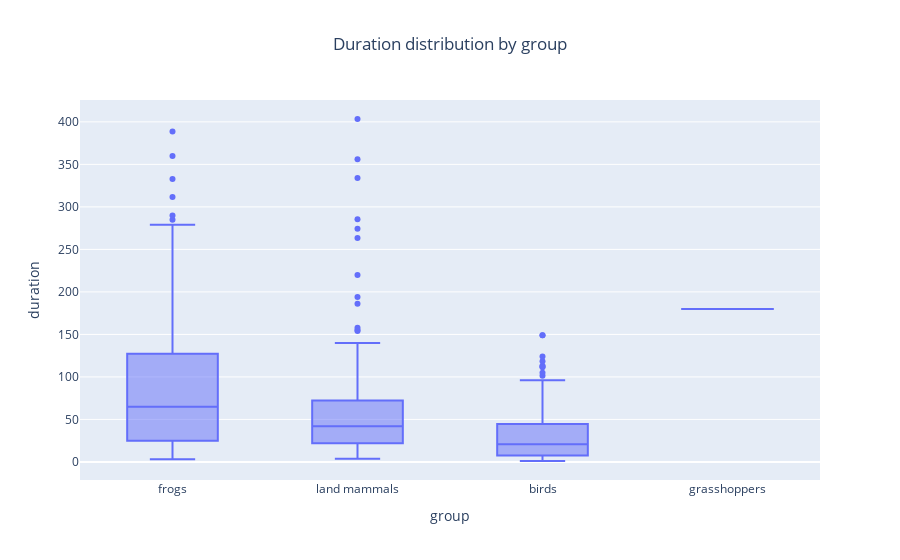

The notebook cell this image was saved under:
### Markdown cell above
## 3.3. Duration Analysis
Analyzing the duration of the audio recordings by group, we notice that frogs typically have longer recordings compared to the other groups. This may be due to the nature of frog calls, which tend to last longer than bird calls. Grasshoppers are represented by only one audio file, so their distribution is not significant.

### Code cell
fig = eda.duration_analysis(df, 'group', 'duration')

### Figure 1 — Plotly figure (JSON) as saved in the notebook; plotly's stock layout.template omitted (floating-point values rounded to 4 significant figures; data arrays with more than 128 entries replaced by an {"elided": "..."} marker saying what was removed)
{"data": [{"alignmentgroup": "True", "hovertemplate": "group=%{x}<br>duration=%{y}<extra></extra>", "legendgroup": "", "marker": {"color": "#636efa"}, "name": "", "notched": false, "offsetgroup": "", "orientation": "v", "showlegend": false, "type": "box", "x": {"elided": "500 str values"}, "x0": " ", "xaxis": "x", "y": {"elided": "500 float values"}, "y0": " ", "yaxis": "y"}], "layout": {"boxmode": "group", "legend": {"tracegroupgap": 0}, "title": {"text": "Duration distribution by group", "x": 0.5}, "xaxis": {"anchor": "y", "domain": [0, 1], "title": {"text": "group"}}, "yaxis": {"anchor": "x", "domain": [0, 1], "title": {"text": "duration"}}}}
